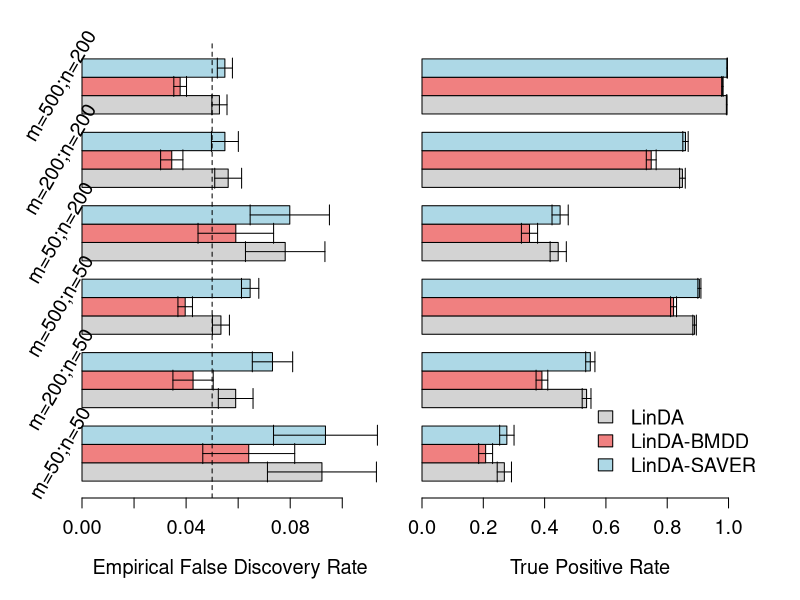
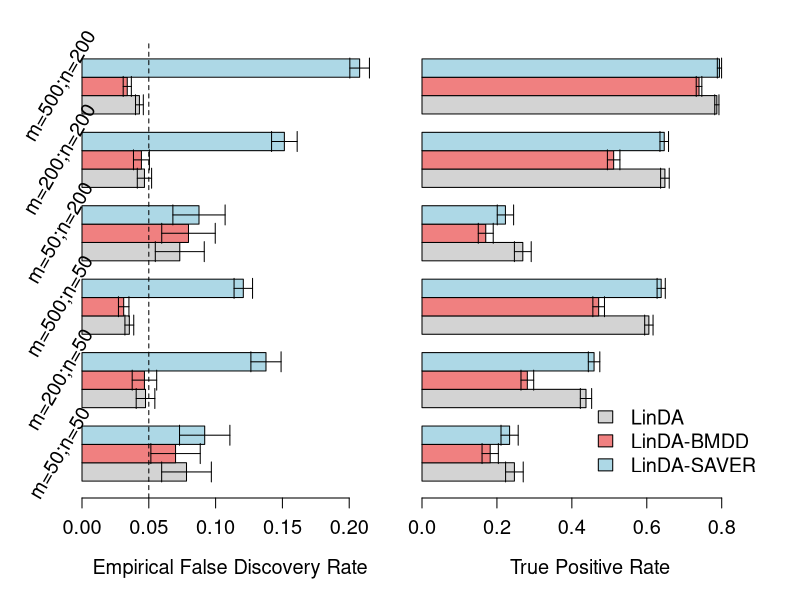
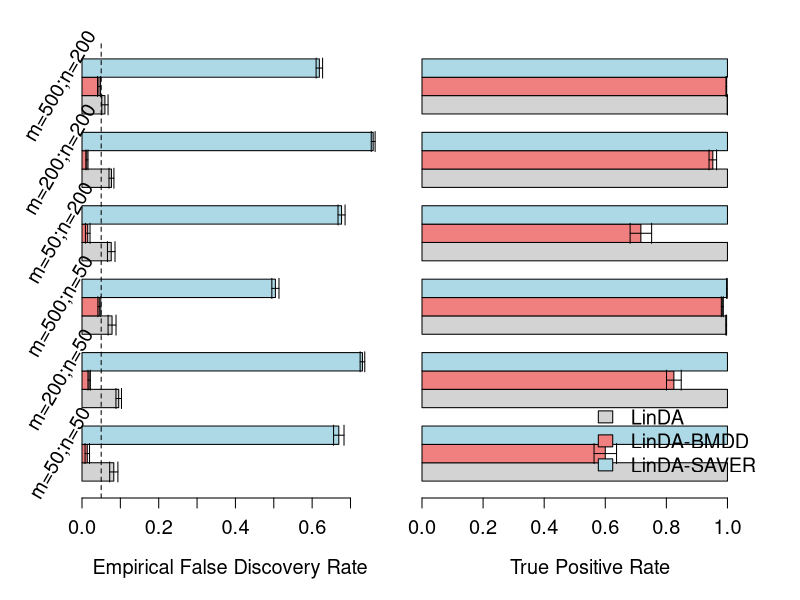
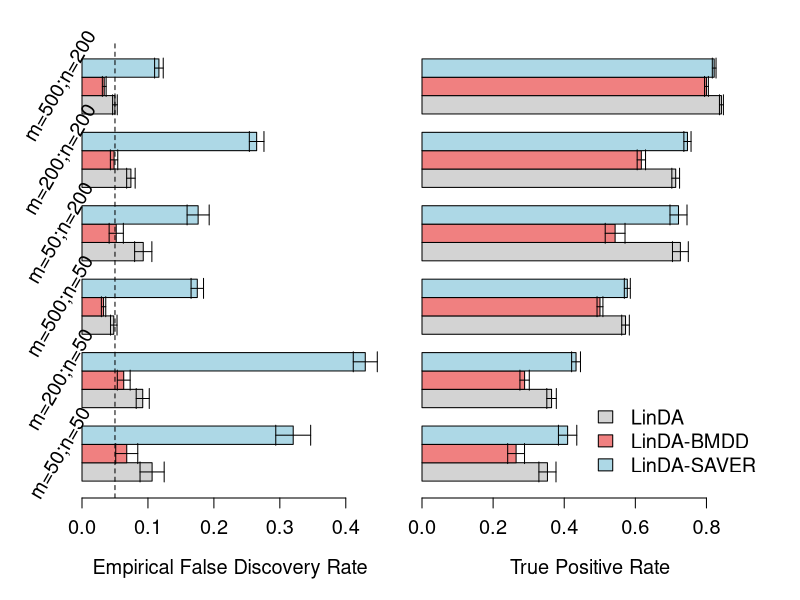
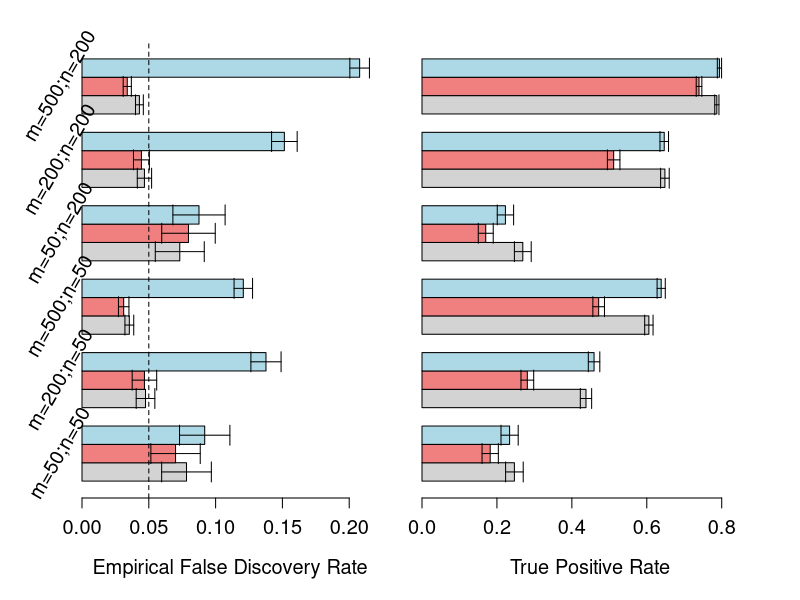
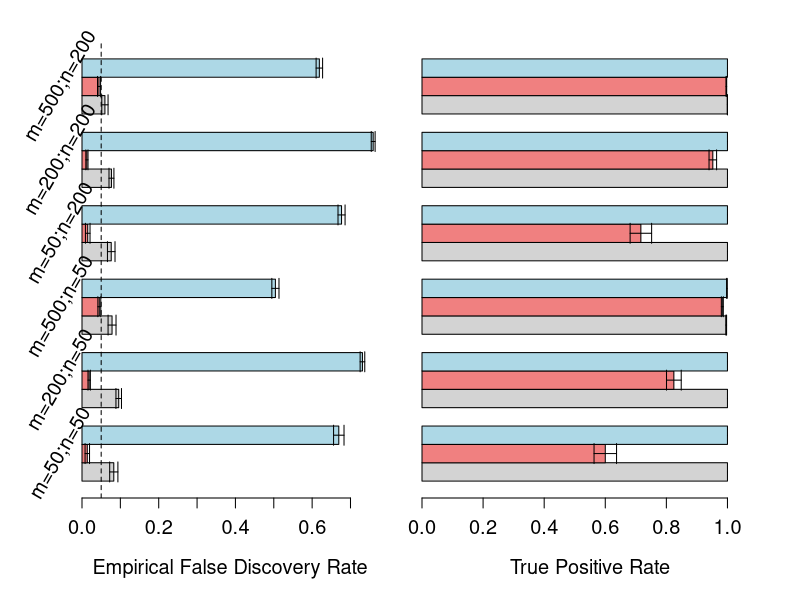
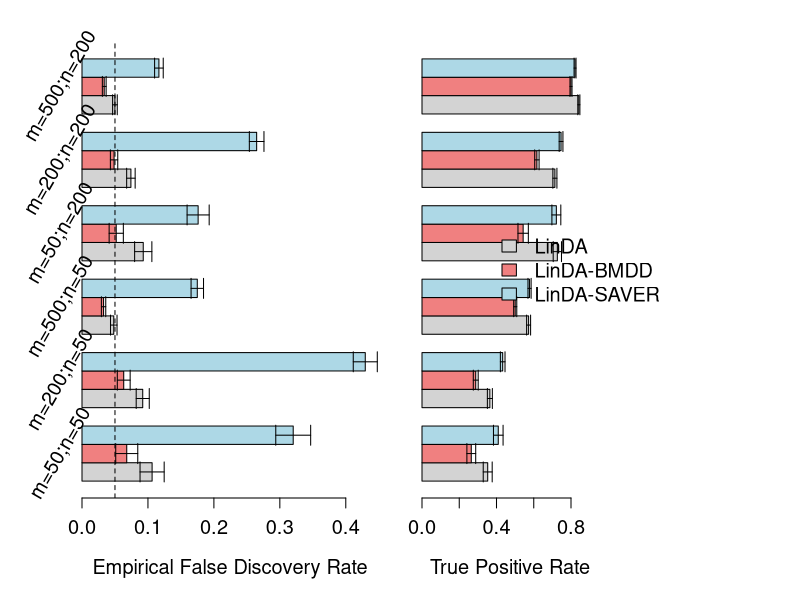

Write the R code that produced these figures, in order.
ind1 <- c(1, 3, 5, 2, 4, 6)
ind2 <- c(c(1, 4, 7), c(1, 4, 7) + 7, c(1, 4, 7) + 14, c(1, 4, 7) + 21)
output1 <- t(read.table("output/output_S1.txt")[ind1, ind2])
output2 <- t(read.table("output/output_S2.txt")[ind1, ind2])
output3 <- t(read.table("output/output_S3.txt")[ind1, ind2])
output4 <- t(read.table("output/output_S4.txt")[ind1, ind2])

plot.fdr.fun <- function(output){
  l <- nrow(output) /  2
  means <- output[1 : l, ]
  errors <- output[(l + 1) : (2 * l), ]
  rownames(means) <- c("LinDA", "LinDA-BMDD", "LinDA-SAVER")
  colnames(means) <- c("m=50;n=50", "m=200;n=50", "m=500;n=50",
                       "m=50;n=200", "m=200;n=200", "m=500;n=200")
  bar_positions <- barplot(means, beside = TRUE,  
                           col = c("lightgrey", "lightcoral", "lightblue"),
                           xlab = 'Empirical False Discovery Rate',
                           horiz = TRUE,
                           xlim = c(0, max(means + errors) + 0.01),
                           yaxt = "n",
                           cex.axis = 1.2, cex.lab = 1.2)
  
  for (i in 1:nrow(means)) {
    arrows(means[i, ] - 1.96*errors[i, ], 
           bar_positions[i, ], 
           means[i, ] + 1.96*errors[i, ], 
           bar_positions[i, ], 
           angle = 90, 
           code = 3, 
           length = 0.1)
  }
  
  abline(v = 0.05, col = "black", lty = 2, lwd = 1)
  axis(2, at = bar_positions[2, ], labels = FALSE, 
       las = 1, cex.axis = 1.2, tick = FALSE)
  if(setup == 'S1') {
    a <- 0.008
  } else if(setup == 'S2') {
    a <- 0.016 
  } else if(setup == 'S3') {
    a <- 0.055
  } else if(setup == 'S4') {
    a <- 0.032
  }
  text(par("usr")[1]-a, bar_positions[2, ], colnames(means), srt = 60, xpd = TRUE, cex = 1.2)
}


plot.power.fun <- function(output){
  l <- nrow(output) /  2
  means <- output[1 : l, ]
  errors <- output[(l + 1) : (2 * l), ]
  rownames(means) <- c("LinDA", "LinDA-BMDD", "LinDA-SAVER")
  colnames(means) <- c("m=50;n=50", "m=200;n=50", "m=500;n=50",
                       "m=50;n=200", "m=200;n=200", "m=500;n=200")
  bar_positions <- barplot(means, beside = TRUE,  
                           col = c("lightgrey", "lightcoral", "lightblue"),
                           xlab = 'True Positive Rate',
                           horiz = TRUE,
                           xlim = c(0, max(means + errors) + 0.1),
                           yaxt = "n",
                           cex.axis = 1.2, cex.lab = 1.2)
  
  for (i in 1:nrow(means)) {
    arrows(means[i, ] - 1.96*errors[i, ], 
           bar_positions[i, ], 
           means[i, ] + 1.96*errors[i, ], 
           bar_positions[i, ], 
           angle = 90, 
           code = 3, 
           length = 0.1)
  }
  
  legend("bottomright", legend = rownames(means), 
         fill = c("lightgrey", "lightcoral", "lightblue"), 
         cex = 1.2,  # Adjust text size
         bty = "n",  # No box around the legend
         inset = c(-0.02, 0.02)) # Horizontal, vertical movement
}

combine.fun <- function(setup, output) {
  pdf(paste0(setup, '_barplot.pdf'), width = 11, height = 8)
  par(mfrow = c(1, 2))
  par(mar = c(5, 4, 4-2, 2-1) + 0.1)
  plot.fdr.fun(output[c(1 : 3 , 7 : 9), ])
  par(mar = c(5, 4-3, 4-2, 2) + 0.1)
  plot.power.fun(output[c(4 : 6 , 10 : 12), ])
  dev.off()
}

setup <- 'S1'
output <- output1
combine.fun(setup, output)

setup <- 'S2'
output <- output2
combine.fun(setup, output)

setup <- 'S3'
output <- output3
combine.fun(setup, output)

setup <- 'S4'
output <- output4
combine.fun(setup, output)




########################################
plot.power.fun <- function(output, s){
  l <- nrow(output) /  2
  means <- output[1 : l, ]
  errors <- output[(l + 1) : (2 * l), ]
  rownames(means) <- c("LinDA", "LinDA-BMDD", "LinDA-SAVER")
  colnames(means) <- c("m=50;n=50", "m=200;n=50", "m=500;n=50",
                       "m=50;n=200", "m=200;n=200", "m=500;n=200")
  bar_positions <- barplot(means, beside = TRUE,  
                           col = c("lightgrey", "lightcoral", "lightblue"),
                           xlab = 'True Positive Rate',
                           horiz = TRUE,
                           xlim = c(0, max(means + errors) + 0.1),
                           yaxt = "n",
                           cex.axis = 1.2, cex.lab = 1.2)
  
  for (i in 1:nrow(means)) {
    arrows(means[i, ] - 1.96*errors[i, ], 
           bar_positions[i, ], 
           means[i, ] + 1.96*errors[i, ], 
           bar_positions[i, ], 
           angle = 90, 
           code = 3, 
           length = 0.1)
  }
  
  if (s == 4) {
    legend("right", legend = rownames(means), 
           fill = c("lightgrey", "lightcoral", "lightblue"), 
           cex = 1.2,  # Adjust text size
           bty = "n",  # No box around the legend
           inset = c(-0.4, -0.4), # Horizontal, vertical movement
           xpd = TRUE) 
  }

}

combine.fun <- function(setup, output, s) {
  if(s == 4) {
    pdf(paste0(setup, '_barplot_2.pdf'), width = 13, height = 8)
  } else {
    pdf(paste0(setup, '_barplot_2.pdf'), width = 11, height = 8)
  }
  par(mfrow = c(1, 2))
  par(mar = c(5, 4, 4-2, 2-1) + 0.1)
  plot.fdr.fun(output[c(1 : 3 , 7 : 9), ])
  if(s == 4) {
    par(mar = c(5, 4-3, 4-2, 10) + 0.1)
  } else {
    par(mar = c(5, 4-3, 4-2, 2) + 0.1)
  }
  plot.power.fun(output[c(4 : 6 , 10 : 12), ], s)
  dev.off()
}


setup <- 'S2'
output <- output2
combine.fun(setup, output, 2)

setup <- 'S3'
output <- output3
combine.fun(setup, output, 3)

setup <- 'S4'
output <- output4
combine.fun(setup, output, 4)




